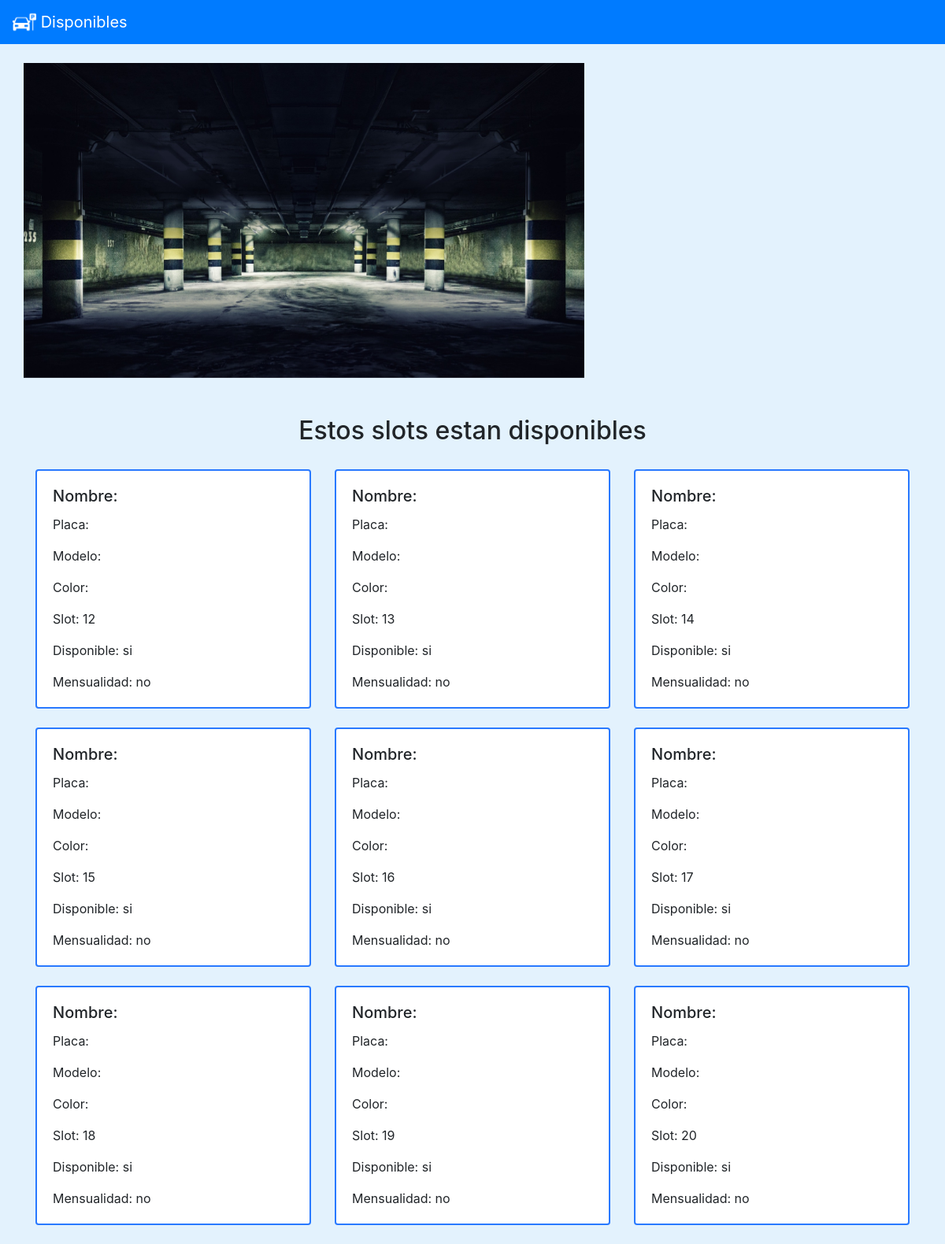
Page /listadisponibilidad.php on the committed database.
### tables this page shows
CREATE TABLE `mensualidad` (
  `idslot` int(11) NOT NULL,
  `disponible` text NOT NULL,
  `placa` varchar(6) NOT NULL,
  `color` varchar(10) NOT NULL,
  `modelo` varchar(20) NOT NULL,
  `nombreConductor` varchar(30) NOT NULL,
  `foto` varchar(200) NOT NULL,
  `fechaingreso` varchar(20) NOT NULL,
  `horaingreso` varchar(20) NOT NULL,
  `contratomensual` text NOT NULL
);

### conexionBD.php (called while the page is built, shortened)
<?php
class conexionBD{
    public $usuariobd = "root";
    public $passwordbd = "";
    public function conectarbd(){
        $infobd = "mysql:host=localhost;port=3307;dbname=parqueadero";
        try{
            $conexionbd = new PDO($infobd, $this->usuariobd, $this->passwordbd);
            return ($conexionbd);
        }catch(PDOException $error){
            echo ($error->getMessage());
        }
    }
    public function lista($consultasql){
        $conexionbd = $this -> conectarbd();
        $consultaMensualidad = $conexionbd -> prepare ($consultasql);
        $consultaMensualidad -> setFetchMode (PDO::FETCH_ASSOC);
        $resultado = $consultaMensualidad -> execute();
        return ($consultaMensualidad -> fetchALL());
    }
}
?>

### listadisponibilidad.php (the view, shortened to what this page needs)
<!DOCTYPE html>
<html lang="en">
<head>
    <link rel="stylesheet" href="https://cdn.jsdelivr.net/npm/bootstrap@4.5.3/dist/css/bootstrap.min.css"
>
    <link rel="stylesheet" href="estilos.css">
</head>
<body class="body">
    <header>
        <nav class="navbar navbar-dark  bg-primary">
            <a class="navbar-brand" href="index.php">
                <img src="img\coche-estacionado.png" width="30" height="30" class="d-inline-block align-top" alt=""
                    loading="lazy">
                    Disponibles
            </a>
        </nav>
    </header>
    <main>
        <br>
        <div class="container ">
            <div class="row">
                <div id="carouselExampleSlidesOnly" class="carousel slide" data-ride="carousel">
                    <div class="carousel-inner">
                        <div class="carousel-item active">
                            <img src="img\banner.jpg" class="d-block w-100 banner" alt="...">
                        </div>
                    </div>
                </div>
            </div>
        </div>
        <br>
        <br>
        <main>
            <?php
    include ("conexionBD.php");
    $transaccion = new conexionBD();
    $consultasql = "SELECT * FROM mensualidad WHERE disponible = 'si'";
    $mensualidad = $transaccion -> lista($consultasql);
?>
            <h2 class="titulolistamensual">Estos slots estan disponibles</h2>
            <div class="container">
                <div class="row row-cols-1 row-cols-md-3">
                    <?php foreach($mensualidad as $mensualidades): ?>
                    <div class="col mb-4">
                        <div class="card h-100 bordediv">
                            <div class="card-body">
                                <h5 class="card-title">Nombre: <?php echo ($mensualidades["nombreConductor"]) ?></h5>
                                <p class="card-text">Placa: <?php echo ($mensualidades["placa"]) ?></p>
                                <p class="card-text">Modelo: <?php echo ($mensualidades["modelo"]) ?></p>
                                <p class="card-text">Color: <?php echo ($mensualidades["color"]) ?></p>
                                <p class="card-text">Slot: <?php echo ($mensualidades["idslot"]) ?></p>
                                <p class="card-text">Disponible: <?php echo ($mensualidades["disponible"]) ?></p>
                                <p class="card-text">Mensualidad: <?php echo ($mensualidades["contratomensual"]) ?></p>
                            </div>
                        </div>
                    </div>
                    <?php endforeach ?>
                </div>
            </div>
        </main>
</body>
</html>

### estilos.css (style rules this page uses)
.body { background-color: #e3f2fd; }
.banner { height: 400px; }
.bordediv { border: #2979ff solid 2px; }
.titulolistamensual { text-align: center; margin-bottom: 30px; }

### rows in the picture
mensualidad: idslot "12", disponible "si", contratomensual "no"
mensualidad: idslot "13", disponible "si", contratomensual "no"
mensualidad: idslot "14", disponible "si", contratomensual "no"
mensualidad: idslot "15", disponible "si", contratomensual "no"
mensualidad: idslot "16", disponible "si", contratomensual "no"
mensualidad: idslot "17", disponible "si", contratomensual "no"
mensualidad: idslot "18", disponible "si", contratomensual "no"
mensualidad: idslot "19", disponible "si", contratomensual "no"
mensualidad: idslot "20", disponible "si", contratomensual "no"
